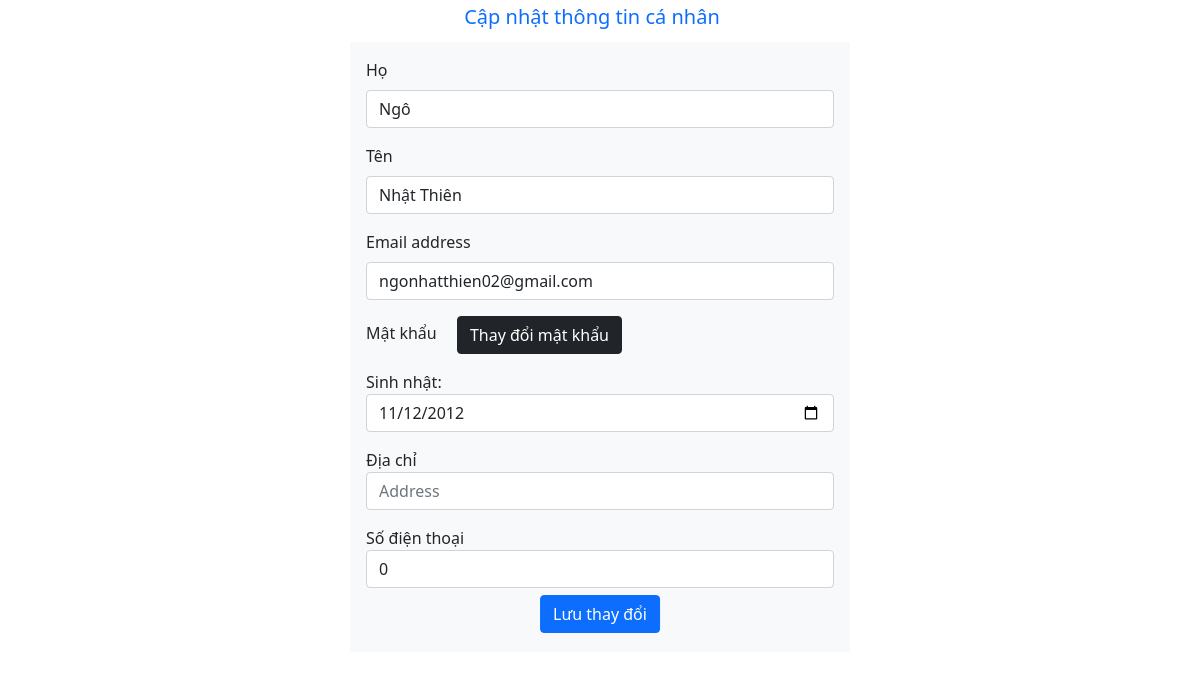
/user/editInformation.php (signed in), run on the app's committed database.
### tables this page shows
CREATE TABLE `accounts` (
  `id` int(11) NOT NULL,
  `firstName` varchar(255) NOT NULL,
  `lastName` varchar(255) NOT NULL,
  `birthday` date NOT NULL,
  `address` text NOT NULL,
  `phone` varchar(12) DEFAULT NULL,
  `email` varchar(255) NOT NULL,
  `password` varchar(255) NOT NULL,
  `gender` varchar(8) NOT NULL,
  `is_admin` tinyint(1) NOT NULL DEFAULT 0,
  `created_at` timestamp NOT NULL DEFAULT current_timestamp()
);

### HTML/user/editInformation.php (the view, shortened to what this page needs)
<?php
$conn = mysqli_connect('localhost', 'nhatthien', '12345', 'btl');
if (isset($_SESSION['id'])) {
    $user_id = $_SESSION['id'];
    $query = "SELECT * FROM accounts WHERE id='$user_id'";
    $query_run = mysqli_query($conn, $query);
    $users = mysqli_fetch_all($query_run, MYSQLI_ASSOC);
    $view_firstName = $users[0]['firstName'];
    $view_lastName = $users[0]['lastName'];
    $view_email = $users[0]['email'];
    $view_phone = $users[0]['phone'];
    $view_address = $users[0]['address'];
    $view_birthday = $users[0]['birthday'];
}
?>
<!DOCTYPE html>
<html lang="en">
<head>
    <link href="https://cdn.jsdelivr.net/npm/bootstrap@5.0.2/dist/css/bootstrap.min.css" rel="stylesheet">
</head>
<body>
    <div class="navbar-brand h3 d-flex justify-content-center text-primary">Cập nhật thông tin cá nhân</div>
    <div class="container bg-light p-3 position-relative" style="max-width: 500px">
        <form method="post" action="editInformation.php">
            <div class="mb-3">
                <label class="form-label">Họ</label>
                <input type="text" class="form-control" name="firstName" value="<?php echo $view_firstName ?>" placeholder="First Name">
            </div>
            <div class="mb-3">
                <label class="form-label">Tên</label>
                <input type="text" class="form-control" name="lastName" value="<?php echo $view_lastName ?>" placeholder="Last Name">
            </div>
            <div class="mb-3">
                <label class="form-label">Email address</label>
                <input type="email" class="form-control" name="email" value="<?php echo $view_email ?>" placeholder="Email" aria-describedby="emailHelp">
            </div>
            <div class="mb-3">
                <label for="">Mật khẩu</label>
                <a href="changePassword.php" class="btn btn-dark ms-3">Thay đổi mật khẩu</a>
            </div>
            <div class="mb-3">
                <label for="">Sinh nhật:</label>
                <input type="date" name="birthday" id="birthday" value="<?php echo $view_birthday ?>" class="form-control" />
            </div>
            <div class="mb-3">
                <label for="">Địa chỉ</label>
                <input type="text" name="address" id="address" class="form-control" placeholder="Address" value="<?php echo $view_address ?>" />
            </div>
            <div class="mb-5">
                <label for="">Số điện thoại</label>
                <input type="tel" name="phone" id="phone" class="form-control" placeholder="Phone number" value="<?php echo $view_phone ?>" />
            </div>
            <input class="btn btn-primary position-absolute bottom-0 start-50 translate-middle" type="submit" name="submit" value="Lưu thay đổi">
        </form>
    </div>
</body>
</html>

### data on the page
accounts: firstName "Ngô", lastName "Nhật Thiên", email "ngonhatthien02@gmail.com", birthday "11/12/2012", phone "0"
